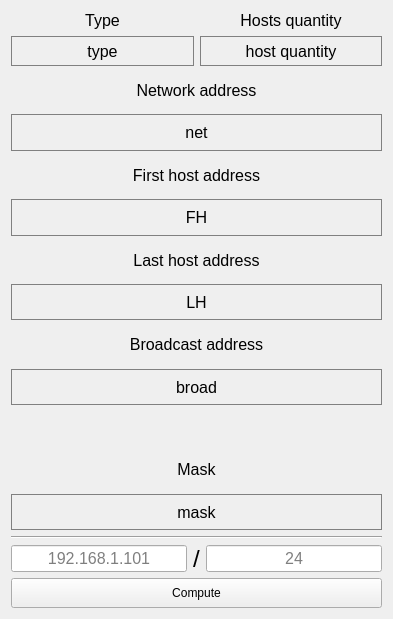
<?xml version="1.0" encoding="UTF-8"?>
<ui version="4.0">
 <class>win</class>
 <widget class="QMainWindow" name="win">
  <property name="geometry">
   <rect>
    <x>0</x>
    <y>0</y>
    <width>393</width>
    <height>619</height>
   </rect>
  </property>
  <property name="windowTitle">
   <string>win</string>
  </property>
  <widget class="QWidget" name="centralWidget">
   <layout class="QVBoxLayout" name="verticalLayout_2">
    <item>
     <layout class="QHBoxLayout" name="layout_TypeHosts">
      <item>
       <layout class="QVBoxLayout" name="layout_Type">
        <item>
         <widget class="QLabel" name="text_type">
          <property name="font">
           <font>
            <pointsize>12</pointsize>
           </font>
          </property>
          <property name="text">
           <string>Type</string>
          </property>
          <property name="alignment">
           <set>Qt::AlignCenter</set>
          </property>
         </widget>
        </item>
        <item>
         <widget class="QLabel" name="label_type">
          <property name="minimumSize">
           <size>
            <width>0</width>
            <height>30</height>
           </size>
          </property>
          <property name="font">
           <font>
            <pointsize>12</pointsize>
           </font>
          </property>
          <property name="autoFillBackground">
           <bool>false</bool>
          </property>
          <property name="styleSheet">
           <string notr="true">QLabel {
	border: 1px solid grey;
}</string>
          </property>
          <property name="text">
           <string>type</string>
          </property>
          <property name="alignment">
           <set>Qt::AlignCenter</set>
          </property>
         </widget>
        </item>
       </layout>
      </item>
      <item>
       <layout class="QVBoxLayout" name="leyout_Hosts">
        <item>
         <widget class="QLabel" name="text_hostsQuantity">
          <property name="font">
           <font>
            <pointsize>12</pointsize>
           </font>
          </property>
          <property name="text">
           <string>Hosts quantity</string>
          </property>
          <property name="alignment">
           <set>Qt::AlignCenter</set>
          </property>
         </widget>
        </item>
        <item>
         <widget class="QLabel" name="label_hostQuantity">
          <property name="minimumSize">
           <size>
            <width>0</width>
            <height>30</height>
           </size>
          </property>
          <property name="font">
           <font>
            <pointsize>12</pointsize>
           </font>
          </property>
          <property name="autoFillBackground">
           <bool>false</bool>
          </property>
          <property name="styleSheet">
           <string notr="true">QLabel {
	border: 1px solid grey;
}</string>
          </property>
          <property name="text">
           <string>host quantity</string>
          </property>
          <property name="alignment">
           <set>Qt::AlignCenter</set>
          </property>
         </widget>
        </item>
       </layout>
      </item>
     </layout>
    </item>
    <item>
     <widget class="QLabel" name="text_net">
      <property name="font">
       <font>
        <pointsize>12</pointsize>
       </font>
      </property>
      <property name="text">
       <string>Network address</string>
      </property>
      <property name="alignment">
       <set>Qt::AlignCenter</set>
      </property>
     </widget>
    </item>
    <item>
     <widget class="QLabel" name="label_net">
      <property name="minimumSize">
       <size>
        <width>0</width>
        <height>30</height>
       </size>
      </property>
      <property name="font">
       <font>
        <pointsize>12</pointsize>
       </font>
      </property>
      <property name="autoFillBackground">
       <bool>false</bool>
      </property>
      <property name="styleSheet">
       <string notr="true">QLabel {
	border: 1px solid grey;
}</string>
      </property>
      <property name="text">
       <string>net</string>
      </property>
      <property name="alignment">
       <set>Qt::AlignCenter</set>
      </property>
     </widget>
    </item>
    <item>
     <widget class="QLabel" name="text_FH">
      <property name="font">
       <font>
        <pointsize>12</pointsize>
       </font>
      </property>
      <property name="text">
       <string>First host address</string>
      </property>
      <property name="alignment">
       <set>Qt::AlignCenter</set>
      </property>
     </widget>
    </item>
    <item>
     <widget class="QLabel" name="label_FH">
      <property name="minimumSize">
       <size>
        <width>0</width>
        <height>30</height>
       </size>
      </property>
      <property name="font">
       <font>
        <pointsize>12</pointsize>
       </font>
      </property>
      <property name="autoFillBackground">
       <bool>false</bool>
      </property>
      <property name="styleSheet">
       <string notr="true">QLabel {
	border: 1px solid grey;
}</string>
      </property>
      <property name="text">
       <string>FH</string>
      </property>
      <property name="alignment">
       <set>Qt::AlignCenter</set>
      </property>
     </widget>
    </item>
    <item>
     <widget class="QLabel" name="text_LH">
      <property name="font">
       <font>
        <pointsize>12</pointsize>
       </font>
      </property>
      <property name="text">
       <string>Last host address</string>
      </property>
      <property name="alignment">
       <set>Qt::AlignCenter</set>
      </property>
     </widget>
    </item>
    <item>
     <widget class="QLabel" name="label_LH">
      <property name="minimumSize">
       <size>
        <width>0</width>
        <height>30</height>
       </size>
      </property>
      <property name="font">
       <font>
        <pointsize>12</pointsize>
       </font>
      </property>
      <property name="autoFillBackground">
       <bool>false</bool>
      </property>
      <property name="styleSheet">
       <string notr="true">QLabel {
	border: 1px solid grey;
}</string>
      </property>
      <property name="text">
       <string>LH</string>
      </property>
      <property name="alignment">
       <set>Qt::AlignCenter</set>
      </property>
     </widget>
    </item>
    <item>
     <widget class="QLabel" name="text_broad">
      <property name="font">
       <font>
        <pointsize>12</pointsize>
       </font>
      </property>
      <property name="text">
       <string>Broadcast address</string>
      </property>
      <property name="alignment">
       <set>Qt::AlignCenter</set>
      </property>
     </widget>
    </item>
    <item>
     <widget class="QLabel" name="label_broad">
      <property name="minimumSize">
       <size>
        <width>0</width>
        <height>30</height>
       </size>
      </property>
      <property name="font">
       <font>
        <pointsize>12</pointsize>
       </font>
      </property>
      <property name="autoFillBackground">
       <bool>false</bool>
      </property>
      <property name="styleSheet">
       <string notr="true">QLabel {
	border: 1px solid grey;
}</string>
      </property>
      <property name="text">
       <string>broad</string>
      </property>
      <property name="alignment">
       <set>Qt::AlignCenter</set>
      </property>
     </widget>
    </item>
    <item>
     <spacer name="verticalSpacer">
      <property name="orientation">
       <enum>Qt::Vertical</enum>
      </property>
      <property name="sizeType">
       <enum>QSizePolicy::Minimum</enum>
      </property>
      <property name="sizeHint" stdset="0">
       <size>
        <width>20</width>
        <height>40</height>
       </size>
      </property>
     </spacer>
    </item>
    <item>
     <widget class="QLabel" name="text_mask">
      <property name="font">
       <font>
        <pointsize>12</pointsize>
       </font>
      </property>
      <property name="text">
       <string>Mask</string>
      </property>
      <property name="alignment">
       <set>Qt::AlignCenter</set>
      </property>
     </widget>
    </item>
    <item>
     <widget class="QLabel" name="label_mask">
      <property name="minimumSize">
       <size>
        <width>0</width>
        <height>30</height>
       </size>
      </property>
      <property name="font">
       <font>
        <pointsize>12</pointsize>
       </font>
      </property>
      <property name="autoFillBackground">
       <bool>false</bool>
      </property>
      <property name="styleSheet">
       <string notr="true">QLabel {
	border: 1px solid grey;
}</string>
      </property>
      <property name="text">
       <string>mask</string>
      </property>
      <property name="alignment">
       <set>Qt::AlignCenter</set>
      </property>
     </widget>
    </item>
    <item>
     <widget class="Line" name="line">
      <property name="orientation">
       <enum>Qt::Horizontal</enum>
      </property>
     </widget>
    </item>
    <item>
     <layout class="QHBoxLayout" name="layout_input">
      <item>
       <widget class="QLineEdit" name="lineEdit_IP">
        <property name="minimumSize">
         <size>
          <width>0</width>
          <height>25</height>
         </size>
        </property>
        <property name="font">
         <font>
          <pointsize>12</pointsize>
         </font>
        </property>
        <property name="statusTip">
         <string/>
        </property>
        <property name="inputMask">
         <string/>
        </property>
        <property name="text">
         <string/>
        </property>
        <property name="echoMode">
         <enum>QLineEdit::Normal</enum>
        </property>
        <property name="alignment">
         <set>Qt::AlignCenter</set>
        </property>
        <property name="placeholderText">
         <string>192.168.1.101</string>
        </property>
       </widget>
      </item>
      <item>
       <widget class="QLabel" name="label_sl">
        <property name="minimumSize">
         <size>
          <width>0</width>
          <height>25</height>
         </size>
        </property>
        <property name="font">
         <font>
          <pointsize>18</pointsize>
         </font>
        </property>
        <property name="text">
         <string>/</string>
        </property>
        <property name="alignment">
         <set>Qt::AlignCenter</set>
        </property>
       </widget>
      </item>
      <item>
       <widget class="QLineEdit" name="lineEdit_Mask">
        <property name="minimumSize">
         <size>
          <width>0</width>
          <height>25</height>
         </size>
        </property>
        <property name="maximumSize">
         <size>
          <width>300</width>
          <height>16777215</height>
         </size>
        </property>
        <property name="font">
         <font>
          <pointsize>12</pointsize>
         </font>
        </property>
        <property name="alignment">
         <set>Qt::AlignCenter</set>
        </property>
        <property name="placeholderText">
         <string>24</string>
        </property>
       </widget>
      </item>
     </layout>
    </item>
    <item>
     <widget class="QPushButton" name="pushButton_compute">
      <property name="minimumSize">
       <size>
        <width>0</width>
        <height>30</height>
       </size>
      </property>
      <property name="text">
       <string>Compute</string>
      </property>
     </widget>
    </item>
   </layout>
  </widget>
 </widget>
 <layoutdefault spacing="6" margin="11"/>
 <resources/>
 <connections/>
</ui>
